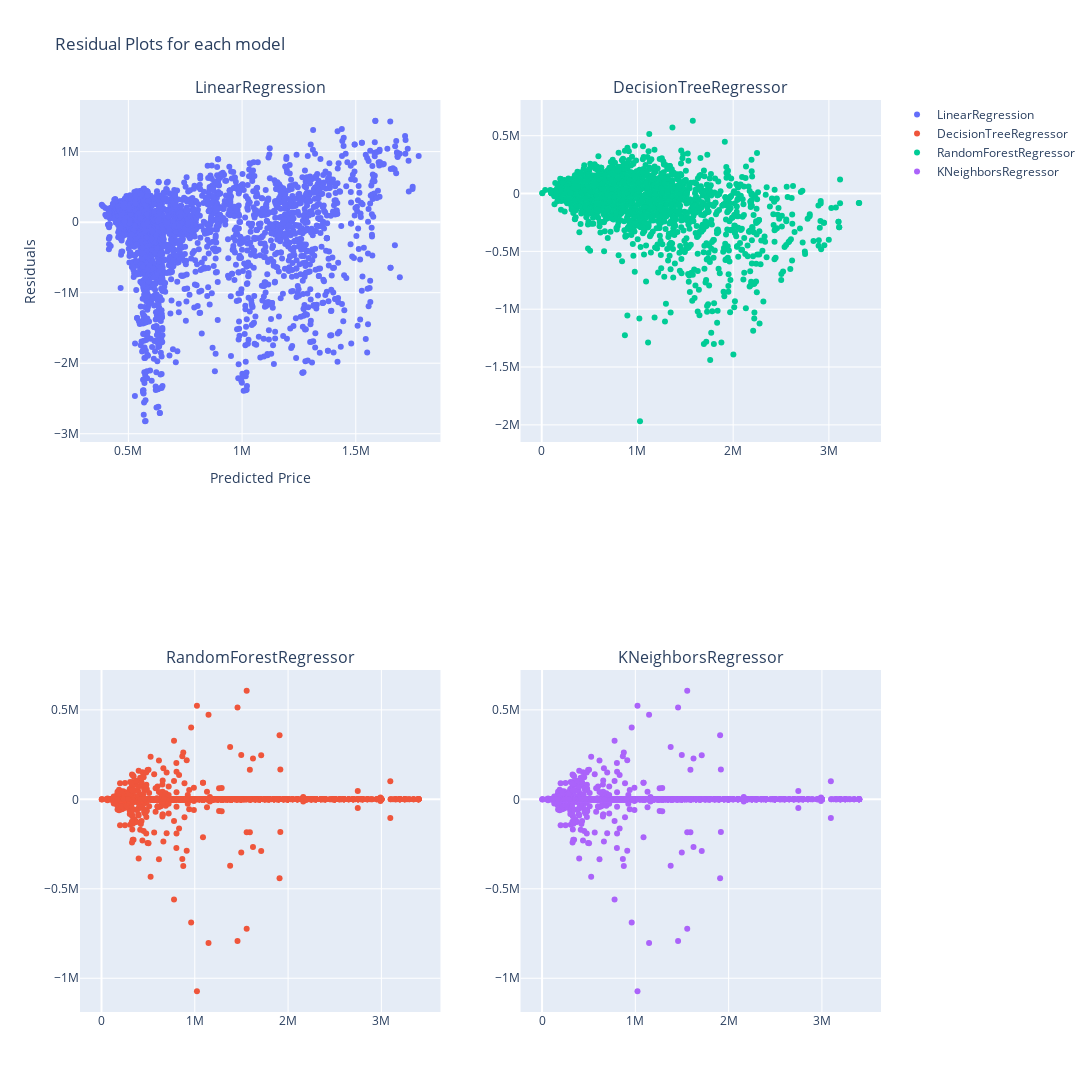

Notebook code for this chart:
### Code cell
models = [
         LinearRegression(),
         DecisionTreeRegressor(criterion= 'squared_error' ,  random_state=rs),
         RandomForestRegressor(criterion= 'friedman_mse' , n_estimators=100 , random_state=rs),
         KNeighborsRegressor(n_neighbors=5 , weights='distance' , algorithm='auto')
         ]



results = [train_and_evaluate_model(model, y_scaler, X_train[model_features], y_train, X_test[model_features], y_test) for model in models]


fig = make_subplots(rows=2, cols=2  , subplot_titles=[f"{result['model_name']}" for result in results])

row_idx = 1
col_idx = 1

y_train = np.exp(y_scaler.inverse_transform(y_train.reshape(-1, 1)))


for _ , result in enumerate(results):
    
    if row_idx > 2:
        row_idx = 1
        col_idx += 1
    
    y_train_pred = np.exp(result['y_train_pred'])
    res = y_train_pred - y_train

    fig.add_trace(
        go.Scatter(
            x=y_train_pred.ravel(),
            y=res.ravel(),
            mode='markers' ,
            name = result['model_name'] ,
            hovertext=y_train.ravel() ,
            hoverinfo='text'),
        row=row_idx, col=col_idx
        )
    
    row_idx += 1


fig.update_layout(
    height=1200,  
    width=1300,
    xaxis_title="Predicted Price",
    yaxis_title="Residuals",  
    title_text="Residual Plots for each model"
    
)


fig.show()

### Figure 1 — Plotly figure (JSON) as saved in the notebook; plotly's stock layout.template omitted (floating-point values rounded to 4 significant figures; data arrays with more than 128 entries replaced by an {"elided": "..."} marker saying what was removed)
{"data": [{"hoverinfo": "text", "hovertext": {"elided": "3228 float values"}, "mode": "markers", "name": "LinearRegression", "type": "scatter", "x": {"elided": "3228 float values"}, "xaxis": "x", "y": {"elided": "3228 float values"}, "yaxis": "y"}, {"hoverinfo": "text", "hovertext": {"elided": "3228 float values"}, "mode": "markers", "name": "DecisionTreeRegressor", "type": "scatter", "x": {"elided": "3228 float values"}, "xaxis": "x3", "y": {"elided": "3228 float values"}, "yaxis": "y3"}, {"hoverinfo": "text", "hovertext": {"elided": "3228 float values"}, "mode": "markers", "name": "RandomForestRegressor", "type": "scatter", "x": {"elided": "3228 float values"}, "xaxis": "x2", "y": {"elided": "3228 float values"}, "yaxis": "y2"}, {"hoverinfo": "text", "hovertext": {"elided": "3228 float values"}, "mode": "markers", "name": "KNeighborsRegressor", "type": "scatter", "x": {"elided": "3228 float values"}, "xaxis": "x4", "y": {"elided": "3228 float values"}, "yaxis": "y4"}], "layout": {"annotations": [{"font": {"size": 16}, "showarrow": false, "text": "LinearRegression", "x": 0.225, "xanchor": "center", "xref": "paper", "y": 1, "yanchor": "bottom", "yref": "paper"}, {"font": {"size": 16}, "showarrow": false, "text": "DecisionTreeRegressor", "x": 0.775, "xanchor": "center", "xref": "paper", "y": 1, "yanchor": "bottom", "yref": "paper"}, {"font": {"size": 16}, "showarrow": false, "text": "RandomForestRegressor", "x": 0.225, "xanchor": "center", "xref": "paper", "y": 0.375, "yanchor": "bottom", "yref": "paper"}, {"font": {"size": 16}, "showarrow": false, "text": "KNeighborsRegressor", "x": 0.775, "xanchor": "center", "xref": "paper", "y": 0.375, "yanchor": "bottom", "yref": "paper"}], "height": 1200, "title": {"text": "Residual Plots for each model"}, "width": 1300, "xaxis": {"anchor": "y", "domain": [0, 0.45], "title": {"text": "Predicted Price"}}, "xaxis2": {"anchor": "y2", "domain": [0.55, 1]}, "xaxis3": {"anchor": "y3", "domain": [0, 0.45]}, "xaxis4": {"anchor": "y4", "domain": [0.55, 1]}, "yaxis": {"anchor": "x", "domain": [0.625, 1], "title": {"text": "Residuals"}}, "yaxis2": {"anchor": "x2", "domain": [0.625, 1]}, "yaxis3": {"anchor": "x3", "domain": [0, 0.375]}, "yaxis4": {"anchor": "x4", "domain": [0, 0.375]}}}
